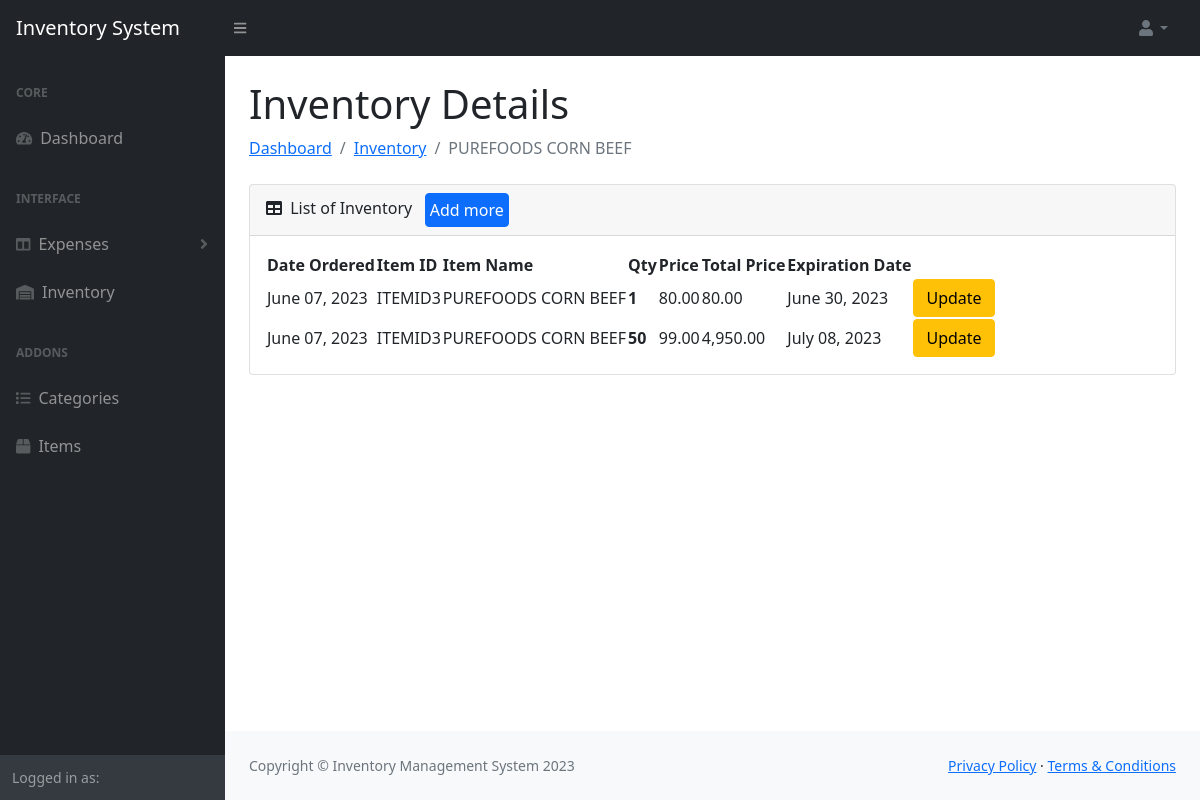
The app's page /dist/inventory-item-details.php?id=3&name=PUREFOODS CORN BEEF (signed in) with its own data.
### tables this page shows
CREATE TABLE `tbl_expenses` (
  `expense_ID` int(11) NOT NULL,
  `expense_receiptNo` varchar(100) NOT NULL,
  `expense_supplier` varchar(100) NOT NULL,
  `expense_itemID` int(11) NOT NULL,
  `expense_qty` int(11) NOT NULL,
  `expense_qtyLeft` int(11) NOT NULL,
  `expense_price` int(11) NOT NULL,
  `expense_expirationDate` varchar(50) NOT NULL,
  `expense_isDelete` int(11) NOT NULL,
  `expense_date` date NOT NULL DEFAULT current_timestamp()
);

CREATE TABLE `tbl_items` (
  `item_ID` int(11) NOT NULL,
  `item_name` varchar(100) NOT NULL,
  `item_categoryID` int(11) NOT NULL,
  `item_tags` longtext NOT NULL,
  `item_isDelete` int(11) NOT NULL
);

### dist/controller/controller-orders.php (called while the page is built, shortened)
<?php
Class Orders {
    private $server = "mysql:host=localhost;dbname=dbims";
    private $user = "root";
    private $pass = "";
    private $options = array(PDO::ATTR_ERRMODE => PDO::ERRMODE_EXCEPTION, PDO::ATTR_DEFAULT_FETCH_MODE =>
    PDO::FETCH_ASSOC);
    public function openConnection() {
        try {
            $this->con = new PDO($this->server,$this->user,$this->pass,$this->options);
            return $this->con;
        } catch (PDOException $e) {
            echo "There is some problem in the connection".$e->getMessage();
        }
    }
    public function readItemDetails($itemID) {
        $connection = $this->openConnection();
        $stmt = $connection->prepare("SELECT tbl_items.item_name,tbl_items.item_ID,
        tbl_expenses.expense_price,tbl_expenses.expense_ID,tbl_expenses.expense_itemID,expense_qtyLeft,
        tbl_expenses.expense_supplier,tbl_expenses.expense_expirationDate,tbl_expenses.expense_date
        FROM tbl_expenses
        LEFT JOIN tbl_items ON tbl_items.item_ID = tbl_expenses.expense_itemID
        WHERE expense_itemID = ? AND expense_qtyLeft != ?");
        $stmt->execute([$itemID,0]);
        $datas = $stmt->fetchAll();
        $total = $stmt->rowCount();
        if($total > 0) {
            return $datas;
        } else {
            return null;
        }
    }
}
?>

### dist/inventory-item-details.php (the view, shortened to what this page needs)
<?php
include_once ('navbar.php');
include_once ('controller/controller-orders.php');
?>
<div id="layoutSidenav_content">
    <main>
        <div class="container-fluid px-4">
            <h1 class="mt-4">Inventory Details</h1>
            <ol class="breadcrumb mb-4">
                <li class="breadcrumb-item"><a href="dashboard.php">Dashboard</a></li>
                <li class="breadcrumb-item"><a href="inventory-table.php">Inventory</a></li>
                <li class="breadcrumb-item active"><?= $_GET['name']; ?></li>
            </ol>
            <div class="card mb-4">
                <div class="card-header">
                    <i class="fas fa-table me-1"></i>
                    List of Inventory &nbsp
                    <a class="btn btn-primary p-1" href="items-table.php">Add more</a>
                </div>
                <div class="card-body">
                    <table id="datatablesSimple">
                        <thead>
                            <tr>
                                <th>Date Ordered</th>
                                <th>Item ID</th>
                                <th>Item Name</th>
                                <th>Qty</th>
                                <th>Price</th>
                                <th>Total Price</th>
                                <th>Expiration Date</th>
                                <th></th>
                            </tr>
                        </thead>
                        <tbody>
                            <?php $datas = $orderClass->readItemDetails($_GET['id']); ?>
                            <?php if (!empty($datas)) { ?>
                                <?php foreach ($datas as $data) { ?>
                                    <tr>
                                        <td><?= date('F d, Y', strtotime($data['expense_date'])); ?></td>
                                        <td><?= 'ITEMID'.$data['expense_itemID']; ?></td>
                                        <td><?= $data['item_name']; ?></td>
                                        <td><b><?= number_format($data['expense_qtyLeft']); ?></b></td>
                                        <td><?= number_format($data['expense_price'],2); ?></td>
                                        <?php $totalPrice = $data['expense_price'] * $data['expense_qtyLeft']; ?>
                                        <td><?= number_format($totalPrice,2); ?></td>
                                        <td><?= date('F d, Y', strtotime($data['expense_expirationDate'])); ?></td>
                                        <td><a class="btn btn-warning" href="inventory-item-update.php?id=<?= $data['expense_ID']; ?>">Update</a></td>
                                    </tr>
                                <?php } ?>
                            <?php } ?>
                        </tbody>
                    </table>
                </div>
            </div>
        </div>
    </main>
<?php include_once ('footer.php'); ?>
</div>
</div>

### records on screen
tbl_expenses: expense_date "June 07, 2023", expense_itemID "3", tbl_items.item_name "PUREFOODS CORN BEEF", expense_qtyLeft "1", expense_price "80.00", totalPrice "80.00", expense_expirationDate "June 30, 2023"
tbl_expenses: expense_date "June 07, 2023", expense_itemID "3", tbl_items.item_name "PUREFOODS CORN BEEF", expense_qtyLeft "50", expense_price "99.00", totalPrice "4,950.00", expense_expirationDate "July 08, 2023"

### other values on screen
$_GET['name'] "PUREFOODS CORN BEEF"
